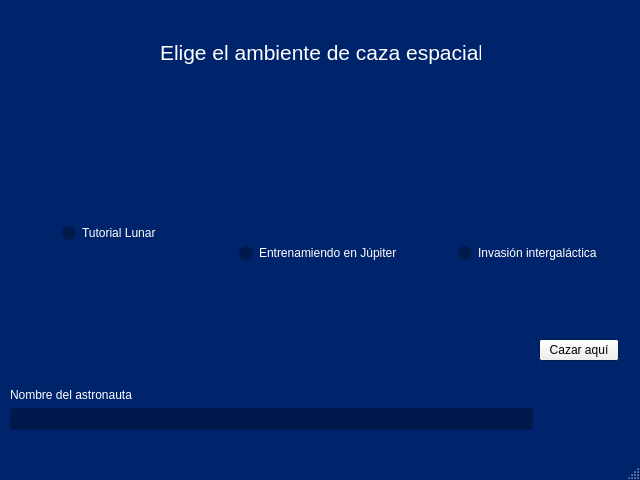
<?xml version="1.0" encoding="UTF-8"?>
<ui version="4.0">
 <class>MainWindow</class>
 <widget class="QMainWindow" name="MainWindow">
  <property name="geometry">
   <rect>
    <x>0</x>
    <y>0</y>
    <width>640</width>
    <height>480</height>
   </rect>
  </property>
  <property name="minimumSize">
   <size>
    <width>640</width>
    <height>480</height>
   </size>
  </property>
  <property name="maximumSize">
   <size>
    <width>640</width>
    <height>480</height>
   </size>
  </property>
  <property name="palette">
   <palette>
    <active>
     <colorrole role="WindowText">
      <brush brushstyle="SolidPattern">
       <color alpha="255">
        <red>255</red>
        <green>255</green>
        <blue>255</blue>
       </color>
      </brush>
     </colorrole>
     <colorrole role="Text">
      <brush brushstyle="SolidPattern">
       <color alpha="255">
        <red>255</red>
        <green>255</green>
        <blue>255</blue>
       </color>
      </brush>
     </colorrole>
     <colorrole role="Base">
      <brush brushstyle="SolidPattern">
       <color alpha="255">
        <red>0</red>
        <green>25</green>
        <blue>77</blue>
       </color>
      </brush>
     </colorrole>
     <colorrole role="Window">
      <brush brushstyle="SolidPattern">
       <color alpha="255">
        <red>0</red>
        <green>36</green>
        <blue>108</blue>
       </color>
      </brush>
     </colorrole>
     <colorrole role="PlaceholderText">
      <brush brushstyle="SolidPattern">
       <color alpha="128">
        <red>255</red>
        <green>255</green>
        <blue>255</blue>
       </color>
      </brush>
     </colorrole>
    </active>
    <inactive>
     <colorrole role="WindowText">
      <brush brushstyle="SolidPattern">
       <color alpha="255">
        <red>255</red>
        <green>255</green>
        <blue>255</blue>
       </color>
      </brush>
     </colorrole>
     <colorrole role="Text">
      <brush brushstyle="SolidPattern">
       <color alpha="255">
        <red>255</red>
        <green>255</green>
        <blue>255</blue>
       </color>
      </brush>
     </colorrole>
     <colorrole role="Base">
      <brush brushstyle="SolidPattern">
       <color alpha="255">
        <red>0</red>
        <green>25</green>
        <blue>77</blue>
       </color>
      </brush>
     </colorrole>
     <colorrole role="Window">
      <brush brushstyle="SolidPattern">
       <color alpha="255">
        <red>0</red>
        <green>36</green>
        <blue>108</blue>
       </color>
      </brush>
     </colorrole>
     <colorrole role="PlaceholderText">
      <brush brushstyle="SolidPattern">
       <color alpha="128">
        <red>255</red>
        <green>255</green>
        <blue>255</blue>
       </color>
      </brush>
     </colorrole>
    </inactive>
    <disabled>
     <colorrole role="WindowText">
      <brush brushstyle="SolidPattern">
       <color alpha="255">
        <red>120</red>
        <green>120</green>
        <blue>120</blue>
       </color>
      </brush>
     </colorrole>
     <colorrole role="Text">
      <brush brushstyle="SolidPattern">
       <color alpha="255">
        <red>255</red>
        <green>255</green>
        <blue>255</blue>
       </color>
      </brush>
     </colorrole>
     <colorrole role="Base">
      <brush brushstyle="SolidPattern">
       <color alpha="255">
        <red>0</red>
        <green>36</green>
        <blue>108</blue>
       </color>
      </brush>
     </colorrole>
     <colorrole role="Window">
      <brush brushstyle="SolidPattern">
       <color alpha="255">
        <red>0</red>
        <green>36</green>
        <blue>108</blue>
       </color>
      </brush>
     </colorrole>
     <colorrole role="PlaceholderText">
      <brush brushstyle="SolidPattern">
       <color alpha="128">
        <red>255</red>
        <green>255</green>
        <blue>255</blue>
       </color>
      </brush>
     </colorrole>
    </disabled>
   </palette>
  </property>
  <property name="windowTitle">
   <string>MainWindow</string>
  </property>
  <widget class="QWidget" name="centralwidget">
   <widget class="QWidget" name="verticalLayoutWidget_5">
    <property name="geometry">
     <rect>
      <x>10</x>
      <y>90</y>
      <width>622</width>
      <height>343</height>
     </rect>
    </property>
    <layout class="QVBoxLayout" name="verticalLayout_5">
     <item>
      <layout class="QHBoxLayout" name="horizontalLayout_2">
       <item>
        <layout class="QVBoxLayout" name="verticalLayout">
         <item>
          <widget class="QLabel" name="label_3">
           <property name="maximumSize">
            <size>
             <width>200</width>
             <height>100</height>
            </size>
           </property>
           <property name="text">
            <string/>
           </property>
           <property name="pixmap">
            <pixmap>../../Sprites/Fondos/Luna.png</pixmap>
           </property>
           <property name="scaledContents">
            <bool>true</bool>
           </property>
          </widget>
         </item>
         <item alignment="Qt::AlignHCenter">
          <widget class="QLabel" name="label_2">
           <property name="maximumSize">
            <size>
             <width>40</width>
             <height>40</height>
            </size>
           </property>
           <property name="text">
            <string/>
           </property>
           <property name="pixmap">
            <pixmap>../../Sprites/Aliens/Alien1.png</pixmap>
           </property>
           <property name="scaledContents">
            <bool>true</bool>
           </property>
          </widget>
         </item>
         <item alignment="Qt::AlignHCenter|Qt::AlignVCenter">
          <widget class="QRadioButton" name="opc1">
           <property name="text">
            <string>Tutorial Lunar</string>
           </property>
          </widget>
         </item>
        </layout>
       </item>
       <item>
        <layout class="QVBoxLayout" name="verticalLayout_2">
         <item>
          <widget class="QLabel" name="label_4">
           <property name="maximumSize">
            <size>
             <width>200</width>
             <height>100</height>
            </size>
           </property>
           <property name="text">
            <string/>
           </property>
           <property name="pixmap">
            <pixmap>../../Sprites/Fondos/Jupiter.png</pixmap>
           </property>
           <property name="scaledContents">
            <bool>true</bool>
           </property>
          </widget>
         </item>
         <item alignment="Qt::AlignHCenter">
          <widget class="QLabel" name="label_5">
           <property name="maximumSize">
            <size>
             <width>40</width>
             <height>40</height>
            </size>
           </property>
           <property name="text">
            <string/>
           </property>
           <property name="pixmap">
            <pixmap>../../Sprites/Aliens/Alien2.png</pixmap>
           </property>
           <property name="scaledContents">
            <bool>true</bool>
           </property>
          </widget>
         </item>
         <item alignment="Qt::AlignHCenter">
          <widget class="QRadioButton" name="opc2">
           <property name="text">
            <string>Entrenamiendo en Júpiter</string>
           </property>
          </widget>
         </item>
        </layout>
       </item>
       <item>
        <layout class="QVBoxLayout" name="verticalLayout_3">
         <item>
          <widget class="QLabel" name="label_6">
           <property name="maximumSize">
            <size>
             <width>200</width>
             <height>100</height>
            </size>
           </property>
           <property name="text">
            <string/>
           </property>
           <property name="pixmap">
            <pixmap>../../Sprites/Fondos/Galaxia.png</pixmap>
           </property>
           <property name="scaledContents">
            <bool>true</bool>
           </property>
          </widget>
         </item>
         <item alignment="Qt::AlignHCenter">
          <widget class="QLabel" name="label_7">
           <property name="maximumSize">
            <size>
             <width>40</width>
             <height>40</height>
            </size>
           </property>
           <property name="text">
            <string/>
           </property>
           <property name="pixmap">
            <pixmap>../../Sprites/Aliens/Alien3.png</pixmap>
           </property>
           <property name="scaledContents">
            <bool>true</bool>
           </property>
          </widget>
         </item>
         <item alignment="Qt::AlignHCenter">
          <widget class="QRadioButton" name="opc3">
           <property name="text">
            <string>Invasión intergaláctica</string>
           </property>
          </widget>
         </item>
        </layout>
       </item>
      </layout>
     </item>
     <item>
      <layout class="QHBoxLayout" name="horizontalLayout">
       <item>
        <layout class="QVBoxLayout" name="verticalLayout_4">
         <item alignment="Qt::AlignBottom">
          <widget class="QLabel" name="label_8">
           <property name="text">
            <string>Nombre del astronauta</string>
           </property>
          </widget>
         </item>
         <item>
          <widget class="QLineEdit" name="nombre">
           <property name="palette">
            <palette>
             <active>
              <colorrole role="WindowText">
               <brush brushstyle="SolidPattern">
                <color alpha="255">
                 <red>0</red>
                 <green>0</green>
                 <blue>0</blue>
                </color>
               </brush>
              </colorrole>
              <colorrole role="Text">
               <brush brushstyle="SolidPattern">
                <color alpha="255">
                 <red>0</red>
                 <green>0</green>
                 <blue>0</blue>
                </color>
               </brush>
              </colorrole>
             </active>
             <inactive>
              <colorrole role="WindowText">
               <brush brushstyle="SolidPattern">
                <color alpha="255">
                 <red>0</red>
                 <green>0</green>
                 <blue>0</blue>
                </color>
               </brush>
              </colorrole>
              <colorrole role="Text">
               <brush brushstyle="SolidPattern">
                <color alpha="255">
                 <red>0</red>
                 <green>0</green>
                 <blue>0</blue>
                </color>
               </brush>
              </colorrole>
             </inactive>
             <disabled>
              <colorrole role="WindowText">
               <brush brushstyle="SolidPattern">
                <color alpha="255">
                 <red>120</red>
                 <green>120</green>
                 <blue>120</blue>
                </color>
               </brush>
              </colorrole>
              <colorrole role="Text">
               <brush brushstyle="SolidPattern">
                <color alpha="255">
                 <red>0</red>
                 <green>0</green>
                 <blue>0</blue>
                </color>
               </brush>
              </colorrole>
             </disabled>
            </palette>
           </property>
           <property name="text">
            <string/>
           </property>
          </widget>
         </item>
        </layout>
       </item>
       <item>
        <widget class="QPushButton" name="comenzar_caza">
         <property name="text">
          <string>Cazar aquí</string>
         </property>
        </widget>
       </item>
       <item>
        <widget class="QLabel" name="label_10">
         <property name="maximumSize">
          <size>
           <width>120</width>
           <height>160</height>
          </size>
         </property>
         <property name="text">
          <string/>
         </property>
         <property name="pixmap">
          <pixmap>../../Sprites/Terminator-Dog/Dog1.png</pixmap>
         </property>
         <property name="scaledContents">
          <bool>true</bool>
         </property>
        </widget>
       </item>
      </layout>
     </item>
    </layout>
   </widget>
   <widget class="QLabel" name="label">
    <property name="geometry">
     <rect>
      <x>160</x>
      <y>40</y>
      <width>321</width>
      <height>25</height>
     </rect>
    </property>
    <property name="text">
     <string>&lt;html&gt;&lt;head/&gt;&lt;body&gt;&lt;p&gt;&lt;span style=&quot; font-size:16pt; color:#ffffff;&quot;&gt;Elige el ambiente de caza espacial&lt;/span&gt;&lt;/p&gt;&lt;/body&gt;&lt;/html&gt;</string>
    </property>
   </widget>
  </widget>
  <widget class="QMenuBar" name="menubar">
   <property name="geometry">
    <rect>
     <x>0</x>
     <y>0</y>
     <width>640</width>
     <height>21</height>
    </rect>
   </property>
  </widget>
  <widget class="QStatusBar" name="statusbar"/>
 </widget>
 <resources/>
 <connections/>
</ui>
